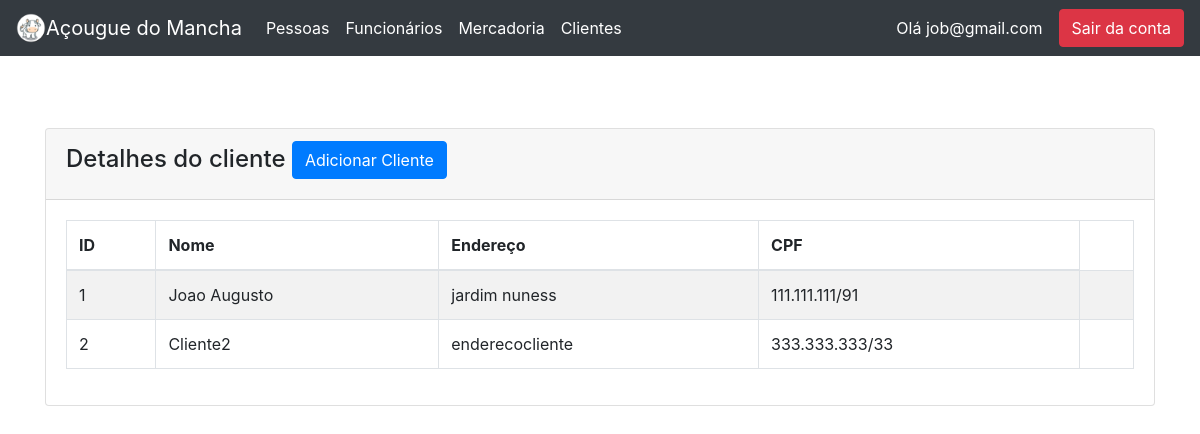
Screenshot of /customer.php (signed in) with the database file from the repository.
### tables this page shows
CREATE TABLE `tbclientes` (
  `id` int(11) NOT NULL,
  `nome` varchar(100) NOT NULL,
  `CPF` varchar(14) NOT NULL,
  `endereco` varchar(100) NOT NULL
);

### customer.php (the view, shortened to what this page needs)
<?php
    require 'connection.php';
    require_once("topo.php");
?>
<!doctype html>
<html lang="pt-BR">
  <head>
    <link rel="stylesheet" href="https://cdn.jsdelivr.net/npm/bootstrap@4.1.3/dist/css/bootstrap.min.css">
</head>
<body>
    <div class="container mt-4">
        <div class="row">
            <div class="col-md-12">
                <div class="card">
                    <div class="card-header">
                        <h4>Detalhes do cliente
                            <?php
                            echo "<a href='customer_create.php' class='btn btn-primary float-end'>Adicionar Cliente</a>";
                            ?>
                        </h4>
                    </div>
                    <div class="card-body">
                        <table class="table table-bordered table-striped">
                            <thead>
                                <tr>
                                    <th>ID</th>
                                    <th>Nome</th>
                                    <th>Endereço</th>
                                    <th>CPF</th>
                                </tr>
                            </thead>
                            <tbody>
                                <?php
                                    $query = "SELECT * FROM tbclientes";
                                    $query_run = mysqli_query($con, $query);
                                    if(mysqli_num_rows($query_run) > 0)
                                    {
                                        foreach($query_run as $tbclientes)
                                        {
                                            ?>
                                            <tr>
                                                <td><?= $tbclientes['id']; ?></td>
                                                <td><?= $tbclientes['nome']; ?></td>
                                                <td><?= $tbclientes['endereco']; ?></td>
                                                <td><?= $tbclientes['CPF']; ?></td>
                                                <td>
                                                </td>
                                            </tr>
                                            <?php
                                        }
                                    }
                                    else
                                    {
                                        echo "<h5> Nenhum cliente cadastrado </h5>";
                                    }
                                ?>
                            </tbody>
                        </table>
                    </div>
                </div>
            </div>
        </div>
    </div>
</body>
</html>

### rows the page displays
tbclientes: id "1", nome "Joao Augusto", endereco "jardim nuness", CPF "111.111.111/91"
tbclientes: id "2", nome "Cliente2", endereco "enderecocliente", CPF "333.333.333/33"

### other values shown
$_SESSION["email"] "job@gmail.com"
